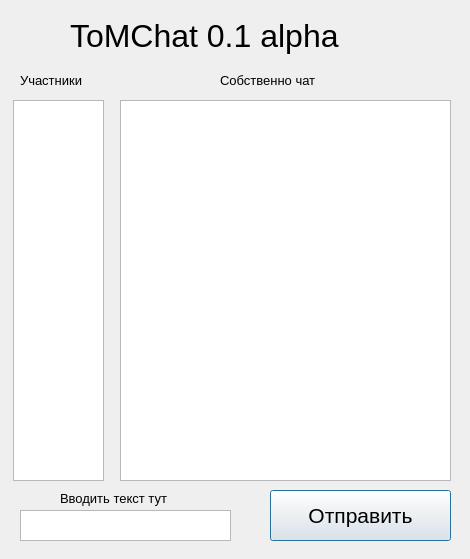
<?xml version="1.0" encoding="UTF-8"?>
<ui version="4.0">
 <class>Dialog</class>
 <widget class="QDialog" name="Dialog">
  <property name="geometry">
   <rect>
    <x>0</x>
    <y>0</y>
    <width>470</width>
    <height>559</height>
   </rect>
  </property>
  <property name="windowTitle">
   <string>Dialog</string>
  </property>
  <property name="sizeGripEnabled">
   <bool>false</bool>
  </property>
  <widget class="QLabel" name="label">
   <property name="geometry">
    <rect>
     <x>70</x>
     <y>0</y>
     <width>351</width>
     <height>71</height>
    </rect>
   </property>
   <property name="font">
    <font>
     <pointsize>24</pointsize>
    </font>
   </property>
   <property name="text">
    <string>ToMChat 0.1 alpha</string>
   </property>
  </widget>
  <widget class="QTextEdit" name="textEdit">
   <property name="geometry">
    <rect>
     <x>120</x>
     <y>100</y>
     <width>331</width>
     <height>381</height>
    </rect>
   </property>
   <property name="font">
    <font>
     <underline>false</underline>
    </font>
   </property>
  </widget>
  <widget class="QTextEdit" name="textEdit_2">
   <property name="geometry">
    <rect>
     <x>13</x>
     <y>100</y>
     <width>91</width>
     <height>381</height>
    </rect>
   </property>
  </widget>
  <widget class="QPushButton" name="pushButton">
   <property name="geometry">
    <rect>
     <x>270</x>
     <y>490</y>
     <width>181</width>
     <height>51</height>
    </rect>
   </property>
   <property name="font">
    <font>
     <pointsize>16</pointsize>
    </font>
   </property>
   <property name="text">
    <string>Отправить</string>
   </property>
  </widget>
  <widget class="QLabel" name="label_2">
   <property name="geometry">
    <rect>
     <x>20</x>
     <y>70</y>
     <width>81</width>
     <height>20</height>
    </rect>
   </property>
   <property name="font">
    <font>
     <pointsize>10</pointsize>
    </font>
   </property>
   <property name="text">
    <string>Участники</string>
   </property>
  </widget>
  <widget class="QLabel" name="label_3">
   <property name="geometry">
    <rect>
     <x>220</x>
     <y>70</y>
     <width>141</width>
     <height>20</height>
    </rect>
   </property>
   <property name="font">
    <font>
     <pointsize>10</pointsize>
    </font>
   </property>
   <property name="text">
    <string>Собственно чат</string>
   </property>
  </widget>
  <widget class="QLabel" name="label_4">
   <property name="geometry">
    <rect>
     <x>60</x>
     <y>490</y>
     <width>151</width>
     <height>16</height>
    </rect>
   </property>
   <property name="font">
    <font>
     <pointsize>10</pointsize>
    </font>
   </property>
   <property name="text">
    <string>Вводить текст тут</string>
   </property>
  </widget>
  <widget class="QTextEdit" name="textEdit_3">
   <property name="geometry">
    <rect>
     <x>20</x>
     <y>510</y>
     <width>211</width>
     <height>31</height>
    </rect>
   </property>
  </widget>
 </widget>
 <resources/>
 <connections/>
</ui>
